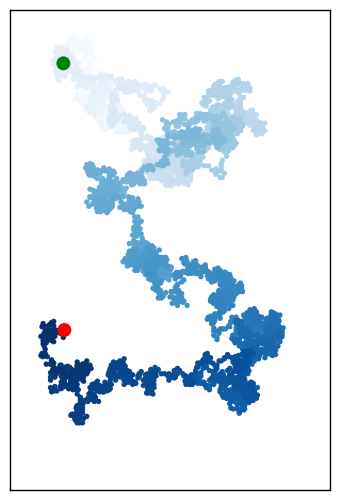

This chart was generated by the following Python code:
import matplotlib.pyplot as plt

from random_walk import RandomWalk 

# Keep making new walks, as long as the program is active.
while True:

    rw = RandomWalk()
    rw.fill_walk()

    # Plot the points in the walk.
    plt.style.use('classic')
    fig, ax = plt.subplots(figsize=(10, 6), dpi=128)
    
    point_numbers = range(rw.num_points)
    ax.scatter(rw.x_values, rw.y_values, c=point_numbers, cmap=plt.cm.Blues, edgecolors='none', s=15)
    
    ax.set_aspect('equal')

    # Emphasize the first and last points, starts with green, ends with red.
    ax.scatter(0, 0, c='green', edgecolors='none', s=100)
    ax.scatter(rw.x_values[-1], rw.y_values[-1], c='red', edgecolors='none', s=100)
    
    ax.get_xaxis().set_visible(False)
    ax.get_yaxis().set_visible(False)
    
    plt.show()
    
    keep_running = input("Make another walk? (y/n): ")
    if keep_running == 'n':
        break
